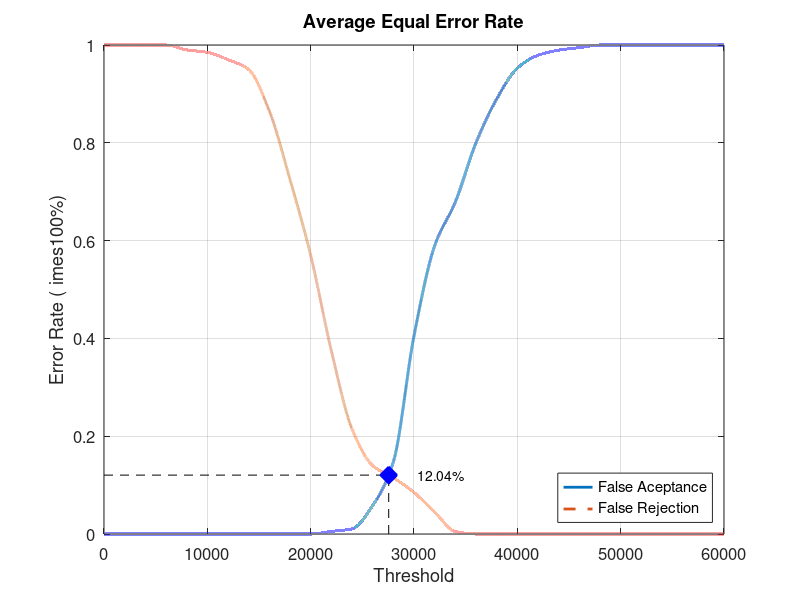
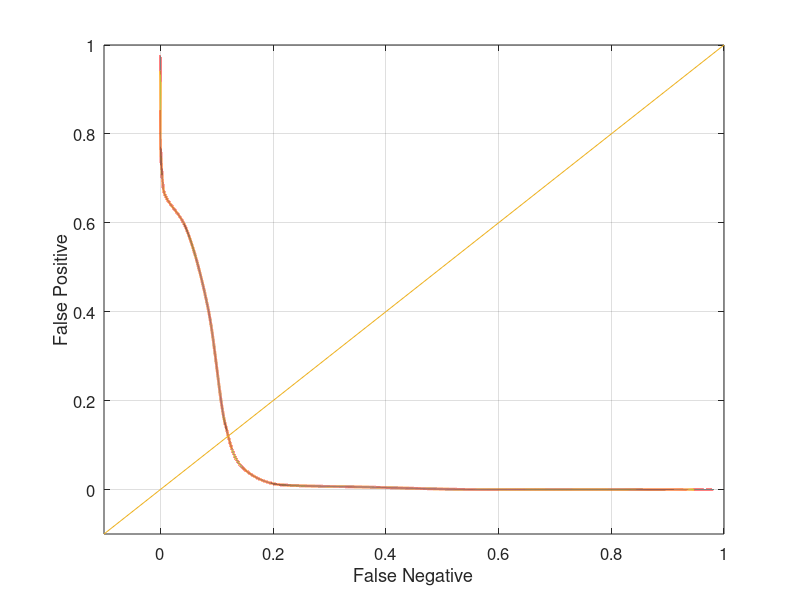

These charts were generated, in order, by the following MATLAB code:
close all;
clear;
clc;
x = 0:2000:60000;
xq = 0:0.5:60000;

y0 = [0 0 0 0 0 0 0 0 0 0 0 0.00526316 0.0105263 0.0578947 0.147368 0.405263 0.589474 0.678947 0.8 0.889474 0.952632 0.978947 0.989474 0.994737 1 1 1 1 1 1 1]
yy0 = interp1(x, y0, xq, 'pchip');
y1 = [1 1 1 1 0.99 0.985 0.97 0.95 0.865 0.725 0.57 0.375 0.215 0.14 0.115 0.085 0.045 0.005 0 0 0 0 0 0 0 0 0 0 0 0 0]
yy1 = interp1(x, y1, xq, 'pchip');

% Calculating EER: 
y2 = abs(y0 - y1);
find(y2 == min(y2))
yy2 = abs(yy0 - yy1);
xEER = find(yy2 == min(yy2));
xEERIndex = xq(xEER) % X-axis EER
yEER = yy0(xEER) % Y-axis EER

main = figure
plot(xq, yy0,'-','LineWidth', 2);	hold on
plot(xq, yy1,'--','LineWidth', 2);	hold on
plot([xEERIndex xEERIndex], [0 yEER], 'k--');	hold on
plot([0 xEERIndex], [yEER yEER], 'k--');	hold on
plot(xEERIndex, yEER, 'bx', 'LineWidth', 10);	hold on
text(xEERIndex + 10 * xEERIndex / 100, yEER, [num2str(round((10000 * yEER)) / 100) '%'])
legend('False Aceptance', 'False Rejection', 'Location', 'SouthEast')
xlabel('Threshold')
ylabel('Error Rate (	imes100%)')
title('Average Equal Error Rate')
set(gca, 'FontSize', 12)
axis([0 60000 0 1])
grid on

print(main, 'Database3_3Main', '-dpng');
FNRxFPR = figure('Color', [1 1 1]);
plot(yy1, yy0, '-', yy1, yy0, 'LineWidth', 2);
hold on
y = -0.1:0.1:1
plot(y, y); 
set(gca, 'FontSize', 12)
xlabel('False Negative')
ylabel('False Positive')
axis([-0.1 1 -0.1 1])
set(gca, 'FontSize', 12)
grid on

print(FNRxFPR, 'Database3_3FNRxFPR','-dpng');
